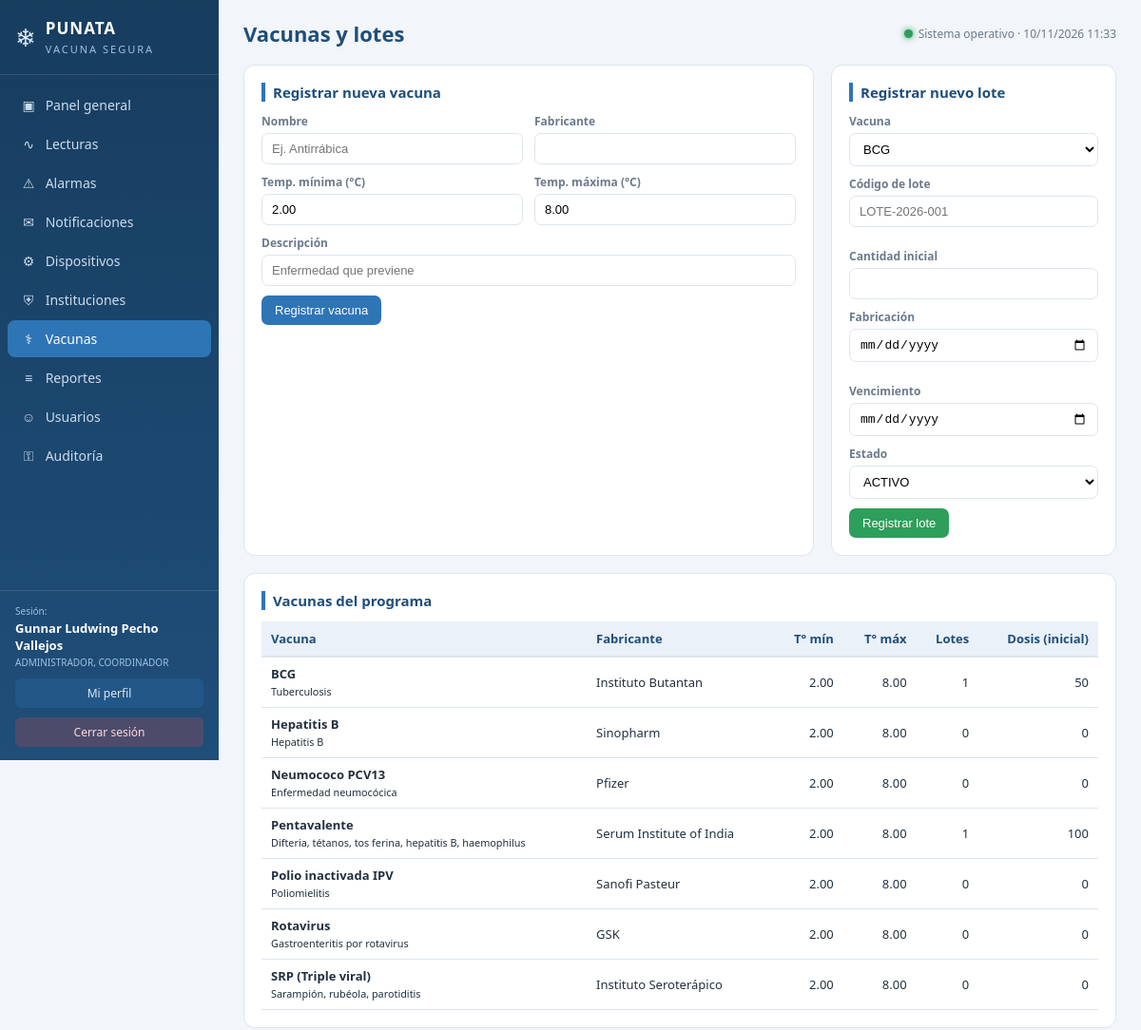
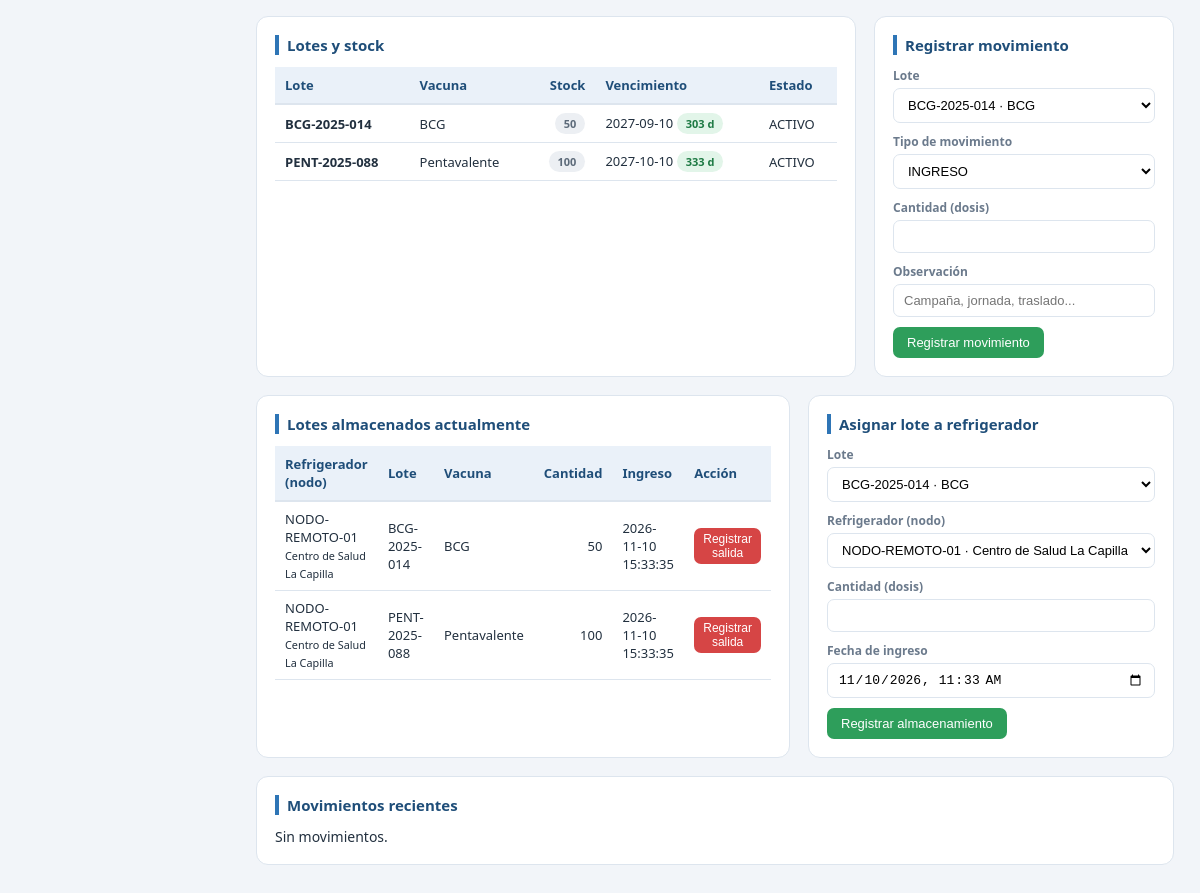
Page /index.php?p=vacunas (signed in) on the committed database (2 pictures, top to bottom).
### tables this page shows
CREATE TABLE vacuna (
  id_vacuna         INT(11) NOT NULL AUTO_INCREMENT,
  nombre            VARCHAR(150) NOT NULL,
  fabricante        VARCHAR(150) NULL,
  temperatura_min   DECIMAL(5,2) NULL,
  temperatura_max   DECIMAL(5,2) NULL,
  descripcion       TEXT NULL,
  PRIMARY KEY (id_vacuna)
);

CREATE TABLE lote_vacuna (
  id_lote             INT(11) NOT NULL AUTO_INCREMENT,
  id_vacuna           INT(11) NOT NULL,
  codigo_lote         VARCHAR(100) NOT NULL,
  fecha_fabricacion   DATE NULL,
  fecha_vencimiento   DATE NULL,
  cantidad_inicial    INT(11) NOT NULL,
  estado              VARCHAR(50) NULL,
  PRIMARY KEY (id_lote),
  UNIQUE KEY codigo_lote (codigo_lote),
  KEY fk_lote_vacuna (id_vacuna),
  CONSTRAINT fk_lote_vacuna
    FOREIGN KEY (id_vacuna) REFERENCES vacuna (id_vacuna)
);

CREATE TABLE almacenamiento_vacuna (
  id_almacenamiento  BIGINT(20) NOT NULL AUTO_INCREMENT,
  id_lote            INT(11) NOT NULL,
  id_dispositivo     INT(11) NOT NULL,
  fecha_ingreso      DATETIME NOT NULL,
  fecha_salida       DATETIME NULL,
  cantidad           INT(11) NOT NULL,
  PRIMARY KEY (id_almacenamiento),
  KEY fk_almacenamiento_lote (id_lote),
  KEY fk_almacenamiento_dispositivo (id_dispositivo),
  CONSTRAINT fk_almacenamiento_lote
    FOREIGN KEY (id_lote) REFERENCES lote_vacuna (id_lote),
  CONSTRAINT fk_almacenamiento_dispositivo
    FOREIGN KEY (id_dispositivo) REFERENCES dispositivo (id_dispositivo)
);

CREATE TABLE dispositivo (
  id_dispositivo      INT(11) NOT NULL AUTO_INCREMENT,
  id_institucion      INT(11) NOT NULL,
  codigo              VARCHAR(50) NOT NULL,
  modelo              VARCHAR(100) NULL,
  numero_serie        VARCHAR(100) NULL,
  fecha_instalacion   DATE NULL,
  estado              VARCHAR(50) NULL DEFAULT 'ACTIVO',
  PRIMARY KEY (id_dispositivo),
  UNIQUE KEY codigo (codigo),
  UNIQUE KEY numero_serie (numero_serie),
  KEY fk_dispositivo_institucion (id_institucion),
  CONSTRAINT fk_dispositivo_institucion
    FOREIGN KEY (id_institucion) REFERENCES institucion_salud (id_institucion)
);

CREATE TABLE institucion_salud (
  id_institucion    INT(11) NOT NULL AUTO_INCREMENT,
  id_localidad      INT(11) NOT NULL,
  nombre            VARCHAR(150) NOT NULL,
  tipo_institucion  VARCHAR(80) NULL,
  nivel_atencion    VARCHAR(50) NULL,
  direccion         VARCHAR(250) NULL,
  telefono          VARCHAR(30) NULL,
  estado            TINYINT(1) NULL DEFAULT 1,
  PRIMARY KEY (id_institucion),
  KEY fk_institucion_localidad (id_localidad),
  CONSTRAINT fk_institucion_localidad
    FOREIGN KEY (id_localidad) REFERENCES localidad (id_localidad)
);

### web/config/auth.php (called while the page is built, shortened)
<?php
require_once __DIR__ . '/database.php';
function e(?string $s): string
{
    return htmlspecialchars((string)$s, ENT_QUOTES, 'UTF-8');
}
function tiene_permiso(string $permiso): bool
{
    return in_array($permiso, $_SESSION['permisos'] ?? [], true);
}

### web/index.php (called while the page is built, shortened)
<?php
require_once __DIR__ . '/config/auth.php';
$p = $_GET['p'] ?? (usuario_logueado() ? 'dashboard' : 'login');
require_once __DIR__ . '/config/auth.php';
require __DIR__ . '/parciales/cabecera.php';
require __DIR__ . '/paginas/' . $p . '.php';
require __DIR__ . '/parciales/pie.php';

### web/config/database.php (called while the page is built, shortened)
<?php
function db(): PDO
{
    static $pdo = null;
    if ($pdo === null) {
        $dsn = 'mysql:host=' . DB_HOST . ';port=' . DB_PORT . ';dbname=' . DB_NAME . ';charset=utf8mb4';
        $pdo = new PDO($dsn, DB_USER, DB_PASS, [
            PDO::ATTR_ERRMODE            => PDO::ERRMODE_EXCEPTION,
            PDO::ATTR_DEFAULT_FETCH_MODE => PDO::FETCH_ASSOC,
            PDO::ATTR_EMULATE_PREPARES   => false,
        ]);
        $pdo->exec("SET time_zone = '-04:00';");
    }
    return $pdo;
}
function q(string $sql, array $params = []): PDOStatement
{
    $st = db()->prepare($sql);
    $st->execute($params);
    return $st;
}

### web/paginas/vacunas.php (the view, shortened to what this page needs)
<?php
$puedeGestionar = tiene_permiso('gestionar_vacunas');
$vacunas = q("
    SELECT v.*,
      (SELECT COUNT(*) FROM lote_vacuna lv WHERE lv.id_vacuna = v.id_vacuna) AS lotes,
      (SELECT COALESCE(SUM(lv.cantidad_inicial),0) FROM lote_vacuna lv WHERE lv.id_vacuna = v.id_vacuna) AS dosis
    FROM vacuna v ORDER BY v.nombre")->fetchAll();
if ($puedeGestionar) {
    echo '<div class="dos-columnas">
      <div class="panel"><h2>Registrar nueva vacuna</h2>
        <form method="post">
          <input type="hidden" name="acc" value="nueva_vacuna">
          <input type="hidden" name="csrf" value="' . csrf_token() . '">
          <div class="fila">
            <div class="campo"><label>Nombre</label><input name="nombre" required placeholder="Ej. Antirrábica"></div>
            <div class="campo"><label>Fabricante</label><input name="fabricante"></div>
          </div>
          <div class="fila">
            <div class="campo"><label>Temp. mínima (°C)</label><input type="number" step="0.01" name="temperatura_min" value="2.00"></div>
            <div class="campo"><label>Temp. máxima (°C)</label><input type="number" step="0.01" name="temperatura_max" value="8.00"></div>
          </div>
          <div class="campo"><label>Descripción</label><input name="descripcion" placeholder="Enfermedad que previene"></div>
          <button class="boton" type="submit">Registrar vacuna</button>
        </form>
      </div>
      <div class="panel"><h2>Registrar nuevo lote</h2>
        <form method="post">
          <input type="hidden" name="acc" value="nuevo_lote">
          <input type="hidden" name="csrf" value="' . csrf_token() . '">
          <div class="campo"><label>Vacuna</label>
            <select name="id_vacuna" required>';
    foreach ($vacunas as $v) {
        echo '<option value="' . (int)$v['id_vacuna'] . '">' . e($v['nombre']) . '</option>';
    }
    echo '  </select></div>
          <div class="fila">
            <div class="campo"><label>Código de lote</label><input name="codigo_lote" required placeholder="LOTE-2026-001"></div>
            <div class="campo"><label>Cantidad inicial</label><input type="number" min="1" name="cantidad_inicial" required></div>
          </div>
          <div class="fila">
            <div class="campo"><label>Fabricación</label><input type="date" name="fecha_fabricacion"></div>
            <div class="campo"><label>Vencimiento</label><input type="date" name="fecha_vencimiento"></div>
          </div>
          <div class="campo"><label>Estado</label>
            <select name="estado"><option>ACTIVO</option><option>CUARENTENA</option><option>AGOTADO</option></select></div>
          <button class="boton verde" type="submit">Registrar lote</button>
        </form>
      </div>
    </div>';
}
echo '<div class="panel"><h2>Vacunas del programa</h2>';
echo '<table class="tabla"><tr><th>Vacuna</th><th>Fabricante</th><th class="num">T° mín</th>'
   . '<th class="num">T° máx</th><th class="num">Lotes</th><th class="num">Dosis (inicial)</th></tr>';
foreach ($vacunas as $v) {
    echo '<tr><td><strong>' . e($v['nombre']) . '</strong><br><small>' . e($v['descripcion']) . '</small></td>'
       . '<td>' . e($v['fabricante']) . '</td>'
       . '<td class="num">' . ($v['temperatura_min'] !== null ? number_format((float)$v['temperatura_min'], 2) : '—') . '</td>'
       . '<td class="num">' . ($v['temperatura_max'] !== null ? number_format((float)$v['temperatura_max'], 2) : '—') . '</td>'
       . '<td class="num">' . (int)$v['lotes'] . '</td>'
       . '<td class="num">' . number_format((int)$v['dosis']) . '</td></tr>';
}
echo '</table></div>';
$lotes = q("
    SELECT lv.id_lote, lv.codigo_lote, lv.cantidad_inicial, lv.fecha_vencimiento, lv.estado,
           v.nombre AS vacuna,
           lv.cantidad_inicial + COALESCE((
             SELECT SUM(CASE WHEN m.tipo_movimiento IN ('INGRESO','TRASLADO_ENTRADA','DEVOLUCION')
                             THEN m.cantidad ELSE -m.cantidad END)
             FROM movimiento_vacuna m WHERE m.id_lote = lv.id_lote), 0) AS stock
    FROM lote_vacuna lv JOIN vacuna v ON v.id_vacuna = lv.id_vacuna
    ORDER BY lv.fecha_vencimiento")->fetchAll();
echo '<div class="dos-columnas">';
echo '<div class="panel"><h2>Lotes y stock</h2>';
echo '<table class="tabla"><tr><th>Lote</th><th>Vacuna</th><th class="num">Stock</th>'
   . '<th>Vencimiento</th><th>Estado</th></tr>';
foreach ($lotes as $l) {
    $venc = new DateTime($l['fecha_vencimiento']);
    $clase = $venc < new DateTime() ? 'st-rojo'
           : ($venc < new DateTime('+3 months') ? 'st-ambar' : 'st-verde');
    $stCls = $l['stock'] <= 0 ? 'st-rojo' : 'st-gris';
    echo '<tr><td><strong>' . e($l['codigo_lote']) . '</strong></td>'
       . '<td>' . e($l['vacuna']) . '</td>'
       . '<td class="num"><span class="etiqueta-estado ' . $stCls . '">' . (int)$l['stock'] . '</span></td>'
       . '<td>' . e($l['fecha_vencimiento']) . ' <span class="etiqueta-estado ' . $clase . '">'
       . (new DateTime())->diff($venc)->days . ' d</span></td>'
       . '<td>' . e($l['estado']) . '</td></tr>';
}
echo '</table></div>';
echo '<div class="panel"><h2>Registrar movimiento</h2>';
if ($puedeGestionar) {
    echo '<form method="post">
      <input type="hidden" name="acc" value="movimiento">
      <input type="hidden" name="csrf" value="' . csrf_token() . '">
      <div class="campo"><label>Lote</label>
        <select name="id_lote">';
    foreach ($lotes as $l) {
        echo '<option value="' . (int)$l['id_lote'] . '">' . e($l['codigo_lote']) . ' · ' . e($l['vacuna']) . '</option>';
    }
    echo '  </select></div>
      <div class="campo"><label>Tipo de movimiento</label>
        <select name="tipo_movimiento">';
    foreach (['INGRESO', 'APLICACION', 'SALIDA', 'TRASLADO', 'PERDIDA', 'DEVOLUCION'] as $t) {
        echo '<option>' . $t . '</option>';
    }
    echo '  </select></div>
      <div class="campo"><label>Cantidad (dosis)</label>
        <input type="number" min="1" name="cantidad" required></div>
      <div class="campo"><label>Observación</label>
        <input type="text" name="observacion" placeholder="Campaña, jornada, traslado..."></div>
      <button class="boton verde" type="submit">Registrar movimiento</button>
    </form>';
} else {
    echo '<p>El rol actual no permite registrar movimientos. Solicite el permiso <em>gestionar_vacunas</em>.</p>';
}
echo '</div></div>';
$dispositivos = q("
    SELECT d.id_dispositivo, d.codigo, i.nombre AS institucion
    FROM dispositivo d JOIN institucion_salud i ON i.id_institucion = d.id_institucion
    WHERE d.estado = 'ACTIVO' ORDER BY d.codigo")->fetchAll();
$almacenados = q("
    SELECT av.id_almacenamiento, av.fecha_ingreso, av.cantidad,
           lv.codigo_lote, v.nombre AS vacuna, d.codigo AS nodo, i.nombre AS institucion
    FROM almacenamiento_vacuna av
    JOIN lote_vacuna lv ON lv.id_lote = av.id_lote
    JOIN vacuna v ON v.id_vacuna = lv.id_vacuna
    JOIN dispositivo d ON d.id_dispositivo = av.id_dispositivo
    JOIN institucion_salud i ON i.id_institucion = d.id_institucion
    WHERE av.fecha_salida IS NULL
    ORDER BY i.nombre, d.codigo, lv.fecha_vencimiento")->fetchAll();
echo '<div class="dos-columnas">';
echo '<div class="panel"><h2>Lotes almacenados actualmente</h2>';
if (!$almacenados) {
    echo '<p>No hay lotes registrados dentro de refrigeradores.</p>';
} else {
    echo '<table class="tabla"><tr><th>Refrigerador (nodo)</th><th>Lote</th><th>Vacuna</th>'
       . '<th class="num">Cantidad</th><th>Ingreso</th><th>Acción</th></tr>';
    foreach ($almacenados as $a) {
        echo '<tr><td>' . e($a['nodo']) . '<br><small>' . e($a['institucion']) . '</small></td>'
           . '<td>' . e($a['codigo_lote']) . '</td><td>' . e($a['vacuna']) . '</td>'
           . '<td class="num">' . (int)$a['cantidad'] . '</td><td>' . e($a['fecha_ingreso']) . '</td><td>';
        if ($puedeGestionar) {
            echo '<form method="post" style="display:inline">
                    <input type="hidden" name="acc" value="retirar">
                    <input type="hidden" name="csrf" value="' . csrf_token() . '">
                    <input type="hidden" name="id_almacenamiento" value="' . (int)$a['id_almacenamiento'] . '">
                    <button class="boton mini peligro" type="submit">Registrar salida</button>
                  </form>';
        } else { echo '—'; }
        echo '</td></tr>';
    }
    echo '</table>';
}
echo '</div>';
echo '<div class="panel"><h2>Asignar lote a refrigerador</h2>';
if ($puedeGestionar) {
    echo '<form method="post">
      <input type="hidden" name="acc" value="almacenamiento">
      <input type="hidden" name="csrf" value="' . csrf_token() . '">
      <div class="campo"><label>Lote</label>
        <select name="id_lote">';
    foreach ($lotes as $l) {
        echo '<option value="' . (int)$l['id_lote'] . '">' . e($l['codigo_lote'] . ' · ' . $l['vacuna']) . '</option>';
    }
    echo '  </select></div>
      <div class="campo"><label>Refrigerador (nodo)</label>
        <select name="id_dispositivo">';
    foreach ($dispositivos as $d) {
        echo '<option value="' . (int)$d['id_dispositivo'] . '">' . e($d['codigo'] . ' · ' . $d['institucion']) . '</option>';
    }
    echo '  </select></div>
      <div class="campo"><label>Cantidad (dosis)</label>
        <input type="number" min="1" name="cantidad" required></div>
      <div class="campo"><label>Fecha de ingreso</label>
        <input type="datetime-local" name="fecha_ingreso" value="' . date('Y-m-d\TH:i') . '"></div>
      <button class="boton verde" type="submit">Registrar almacenamiento</button>
    </form>';
} else {
    echo '<p>El rol actual no permite gestionar almacenamiento. Solicite el permiso <em>gestionar_vacunas</em>.</p>';
}
echo '</div></div>';
$movimientos = q("
    SELECT m.fecha_hora, m.tipo_movimiento, m.cantidad, m.observacion,
           lv.codigo_lote, v.nombre AS vacuna, u.nombre AS usuario
    FROM movimiento_vacuna m
    JOIN lote_vacuna lv ON lv.id_lote = m.id_lote
    JOIN vacuna v ON v.id_vacuna = lv.id_vacuna
    JOIN usuario u ON u.id_usuario = m.id_usuario
    ORDER BY m.fecha_hora DESC LIMIT 15")->fetchAll();
echo '<div class="panel"><h2>Movimientos recientes</h2>';
if (!$movimientos) { echo '<p>Sin movimientos.</p>'; }
echo '</div>';

### web/assets/css/estilo.css (style rules this page uses)
:root { --azul:#1f4e79; --azul2:#2e75b6; --fondo:#f2f5f9; --blanco:#fff; --gris:#6b7a8c; --borde:#dde5ee; --verde:#2e9e5b; --rojo:#d64545; --ambar:#e8a13a; --texto:#22303f; }
* { box-sizing:border-box;margin:0;padding:0 }
body { font-family:'Segoe UI',Calibri,Arial,sans-serif;background:var(--fondo);color:var(--texto);font-size:14px }
.panel { background:var(--blanco);border:1px solid var(--borde);border-radius:12px;padding:18px;margin-bottom:18px }
.panel h2 { font-size:15px;color:var(--azul);margin-bottom:12px;border-left:4px solid var(--azul2);padding-left:8px }
.dos-columnas { display:grid;grid-template-columns:2fr 1fr;gap:18px }
table.tabla { width:100%;border-collapse:collapse;font-size:13px }
table.tabla th { background:#eaf1f9;color:var(--azul);text-align:left;padding:9px 10px;border-bottom:2px solid var(--borde) }
table.tabla td { padding:8px 10px;border-bottom:1px solid var(--borde) }
table.tabla .num { text-align:right }
.etiqueta-estado { display:inline-block;padding:3px 9px;border-radius:20px;font-size:11px;font-weight:600 }
.st-verde { background:#e2f5e9;color:#1e7a44 }
.st-gris { background:#eceff3;color:#5d6b7a }
.boton { display:inline-block;background:var(--azul2);color:#fff;border:none;padding:8px 14px;border-radius:7px;cursor:pointer;font-size:13px }
.boton.peligro { background:var(--rojo) }
.boton.verde { background:var(--verde) }
.boton.mini { padding:4px 9px;font-size:12px }
.campo { display:flex;flex-direction:column;gap:4px;margin-bottom:10px }
.campo label { font-size:12px;color:var(--gris);font-weight:600 }
.campo input,.campo select,.campo textarea { padding:8px 10px;border:1px solid var(--borde);border-radius:7px;font-size:13px;background:#fff }
.fila { display:flex;gap:12px;flex-wrap:wrap }
.fila .campo { flex:1;min-width:160px }

### rows in the picture
vacuna: nombre "BCG", descripcion "Tuberculosis", fabricante "Instituto Butantan", temperatura_min "2.00", temperatura_max "8.00", lotes "1", dosis "50"
vacuna: nombre "Hepatitis B", descripcion "Hepatitis B", fabricante "Sinopharm", temperatura_min "2.00", temperatura_max "8.00", lotes "0", dosis "0"
vacuna: nombre "Neumococo PCV13", descripcion "Enfermedad neumocócica", fabricante "Pfizer", temperatura_min "2.00", temperatura_max "8.00", lotes "0", dosis "0"
vacuna: nombre "Pentavalente", descripcion "Difteria, tétanos, tos ferina, hepatitis B, haemophilus", fabricante "Serum Institute of India", temperatura_min "2.00", temperatura_max "8.00", lotes "1", dosis "100"
vacuna: nombre "Polio inactivada IPV", descripcion "Poliomielitis", fabricante "Sanofi Pasteur", temperatura_min "2.00", temperatura_max "8.00", lotes "0", dosis "0"
vacuna: nombre "Rotavirus", descripcion "Gastroenteritis por rotavirus", fabricante "GSK", temperatura_min "2.00", temperatura_max "8.00", lotes "0", dosis "0"
vacuna: nombre "SRP (Triple viral)", descripcion "Sarampión, rubéola, parotiditis", fabricante "Instituto Seroterápico", temperatura_min "2.00", temperatura_max "8.00", lotes "0", dosis "0"
lote_vacuna: codigo_lote "BCG-2025-014", id_vacuna.nombre "BCG", stock "50", fecha_vencimiento "2027-09-10", estado "ACTIVO"
lote_vacuna: codigo_lote "PENT-2025-088", id_vacuna.nombre "Pentavalente", stock "100", fecha_vencimiento "2027-10-10", estado "ACTIVO"
almacenamiento_vacuna: id_dispositivo.codigo "NODO-REMOTO-01", institucion_salud.nombre "Centro de Salud La Capilla", id_lote.codigo_lote "BCG-2025-014", vacuna.nombre "BCG", cantidad "50", fecha_ingreso "2026-11-10 15:33:35"
almacenamiento_vacuna: id_dispositivo.codigo "NODO-REMOTO-01", institucion_salud.nombre "Centro de Salud La Capilla", id_lote.codigo_lote "PENT-2025-088", vacuna.nombre "Pentavalente", cantidad "100", fecha_ingreso "2026-11-10 15:33:35"

### other values in the picture
$ico "▣"
$txt "Panel general"
$ico "∿"
$txt "Lecturas"
$ico "⚠"
$txt "Alarmas"
$ico "✉"
$txt "Notificaciones"
$ico "⚙"
$txt "Dispositivos"
$ico "⛨"
$txt "Instituciones"
$ico "⚕"
$txt "Vacunas"
$ico "≡"
